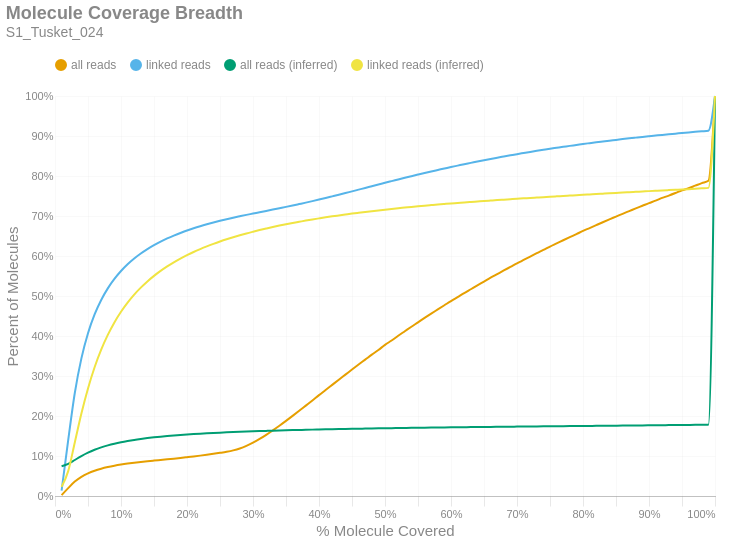

Here is the notebook cell this chart was saved with:
### Markdown cell above
### Molecule Read Coverage
This chart shows molecule coverage breadth as computed by the number of bases aligned to that molecule. In other words, "*how much of each unique long molecule is actually sequenced/aligned?*" Keep in mind there is a distinction between sequences and alignments, since some sequences belonging to a particular molecule may not align well and wouldn't appear in the alignment data. This chart also shows molecule coverage breadth as computed by the *inferred fragment* from which the aligned sequences originate. Unlike read coverage, this calculation takes into account the total insert size, including unsequenced gaps between the forward and reverse reads. Like the previous figures, these are cumulative percents.

### Code cell
if SKIPLR:
    print_html(f"Skipped")
else:
    binned_df = consolidated_hist(valids['coverage_bp'], mask, 0.01, True)
    binned_df_inf = consolidated_hist(valids['coverage_inserts'], mask, 0.01, True)
    binned_df = binned_df.with_columns(pl.lit(binned_df_inf['all reads (cumsum)']).alias('all reads (inferred)'))
    binned_df = binned_df.with_columns(pl.lit(binned_df_inf['linked reads (cumsum)']).alias('linked reads (inferred)'))
    binned_df = binned_df.with_columns(
        (pl.col('bin').cast(pl.Float64) + 0.01).alias('right_edge')
    )

    with SafeRender(binned_df):
        (
            density_plot(binned_df, 'Molecule Coverage Breadth', samplename, 'molcov', ['all reads (inferred)','linked reads (inferred)'])
            .encode(
                #x=alt.X('bin:Q', title="% Molecule Covered").axis(format = '%').scale(padding=0),
                x=alt.X('right_edge:Q', title="% Molecule Covered").axis(format='%').scale(padding=0),
                y=alt.Y('value:Q', title='Percent of Molecules')
                    .axis(format='%')
                    .stack(False)
                    .scale(domainMin=0, padding=0),
                color=alt.Color("key:N").scale(domain = ["all reads", "linked reads", "all reads (inferred)", "linked reads (inferred)"]),
                tooltip = [
                    alt.Tooltip("key:N", title = "Data Type"),
                    alt.Tooltip("range_label:N", title="% Molecule Covered"),
                    alt.Tooltip("value:Q", format = ".2%", title="% Molecules")
                ]
            )
        ).display()

### Figure 1 — Vega-Lite specification as saved in the notebook (floating-point values rounded to 4 significant figures)
{"width": "container", "height": 400, "config": {"title": {"anchor": "start", "dy": -15, "fontSize": 18, "color": "#888888", "subtitleColor": "#888888", "subtitleFontSize": 14}, "arc": {"fill": "#0072B2"}, "axis": {"domainColor": "#888888", "domainWidth": 0.5, "gridWidth": 0.2, "grid": false, "titleFontWeight": 400, "titleFontSize": 15, "labelFontSize": 11, "labelColor": "#888888", "tickColor": "#888888", "tickWidth": 0.2, "titleColor": "#888888"}, "axisBand": {"grid": false}, "axisX": {"grid": true, "tickSize": 10, "domainCap": "round"}, "axisY": {"domain": false, "grid": true, "tickSize": 0, "domainCap": "round"}, "background": "transparent", "header": {"labelFontSize": 15, "labelColor": "#888888", "titleFontSize": 15, "titleFontWeight": 600, "titleColor": "#888888"}, "legend": {"labelFont": "sans-serif", "labelFontSize": 12, "labelColor": "#888888", "symbolSize": 100, "symbolType": "circle", "titleFontSize": 12, "titlePadding": 10, "titleColor": "#888888", "title": null, "orient": "top"}, "range": {"category": ["#E69F00", "#56B4E9", "#009E73", "#F0E442", "#0072B2", "#D55E00", "#CC79A7", "#000000"], "diverging": ["#cfe8f3", "#a2d4ec", "#73bfe2", "#46abdb", "#1696d2", "#12719e"]}, "area": {"fill": "#0072B2", "fillOpacity": 0.7, "line": true, "strokeOpacity": 0.7}, "line": {"color": "#0072B2", "stroke": "#0072B2", "strokeWidth": 2}, "trail": {"color": "#0072B2", "stroke": "#0072B2", "strokeWidth": 0, "size": 1}, "point": {"filled": true, "fillOpacity": 1.0, "size": 95}, "text": {"color": "#888888", "fontSize": 11, "align": "right", "fontWeight": 400, "size": 11}, "bar": {"fill": "#0072B2", "stroke": null}, "view": {"stroke": null, "continuousWidth": 660, "continuousHeight": 400}}, "data": {"name": "data-3b671c706a1064870ec929d32a374962"}, "mark": {"type": "line", "interpolate": "monotone", "point": {"opacity": 0, "size": 275}}, "encoding": {"color": {"field": "key", "scale": {"domain": ["all reads", "linked reads", "all reads (inferred)", "linked reads (inferred)"]}, "type": "nominal"}, "tooltip": [{"field": "key", "title": "Data Type", "type": "nominal"}, {"field": "range_label", "title": "% Molecule Covered", "type": "nominal"}, {"field": "value", "format": ".2%", "title": "% Molecules", "type": "quantitative"}], "x": {"axis": {"format": "%"}, "field": "right_edge", "scale": {"padding": 0}, "title": "% Molecule Covered", "type": "quantitative"}, "y": {"axis": {"format": "%"}, "field": "value", "scale": {"domainMin": 0, "padding": 0}, "stack": false, "title": "Percent of Molecules", "type": "quantitative"}}, "params": [{"name": "param_c36ac31b6afebe62", "select": {"type": "point", "fields": ["key"]}, "bind": "legend"}], "title": {"text": "Molecule Coverage Breadth", "subtitle": "S1_Tusket_024"}, "transform": [{"fold": ["all reads (cumsum)", "linked reads (cumsum)", "all reads (inferred)", "linked reads (inferred)"]}, {"calculate": "replace(datum.key, ' (cumsum)', '')", "as": "key"}, {"filter": {"param": "param_c36ac31b6afebe62"}}], "usermeta": {"embedOptions": {"downloadFileName": "S1_Tusket_024.molcov"}}, "$schema": "https://vega.github.io/schema/vega-lite/v6.1.0.json", "datasets": {"data-3b671c706a1064870ec929d32a374962": [{"bin": "0.0", "interval": "0.0-0.01", "all reads": 0.002166, "linked reads": 0.01351, "all reads (cumsum)": 0.002166, "linked reads (cumsum)": 0.01351, "range_label": "0.0-0.01", "all reads (inferred)": 0.07433, "linked reads (inferred)": 0.02277, "right_edge": 0.01}, {"bin": "0.01", "interval": "0.01-0.02", "all reads": 0.01757, "linked reads": 0.1259, "all reads (cumsum)": 0.01974, "linked reads (cumsum)": 0.1395, "range_label": "0.01-0.02", "all reads (inferred)": 0.08009, "linked reads (inferred)": 0.0622, "right_edge": 0.02}, {"bin": "0.02", "interval": "0.02-0.03", "all reads": 0.01625, "linked reads": 0.1181, "all reads (cumsum)": 0.03598, "linked reads (cumsum)": 0.2575, "range_label": "0.02-0.03", "all reads (inferred)": 0.09001, "linked reads (inferred)": 0.134, "right_edge": 0.03}, {"bin": "0.03", "interval": "0.03-0.04", "all reads": 0.01197, "linked reads": 0.08645, "all reads (cumsum)": 0.04795, "linked reads (cumsum)": 0.344, "range_label": "0.03-0.04", "all reads (inferred)": 0.09987, "linked reads (inferred)": 0.2062, "right_edge": 0.04}, {"bin": "0.04", "interval": "0.04-0.05", "all reads": 0.008696, "linked reads": 0.06282, "all reads (cumsum)": 0.05665, "linked reads (cumsum)": 0.4068, "range_label": "0.04-0.05", "all reads (inferred)": 0.1084, "linked reads (inferred)": 0.2688, "right_edge": 0.05}, {"bin": "0.05", "interval": "0.05-0.06", "all reads": 0.00658, "linked reads": 0.04711, "all reads (cumsum)": 0.06323, "linked reads (cumsum)": 0.4539, "range_label": "0.05-0.06", "all reads (inferred)": 0.1156, "linked reads (inferred)": 0.3219, "right_edge": 0.06}, {"bin": "0.06", "interval": "0.06-0.07", "all reads": 0.005066, "linked reads": 0.03618, "all reads (cumsum)": 0.06829, "linked reads (cumsum)": 0.4901, "range_label": "0.06-0.07", "all reads (inferred)": 0.1216, "linked reads (inferred)": 0.3658, "right_edge": 0.07}, {"bin": "0.07", "interval": "0.07-0.08", "all reads": 0.004072, "linked reads": 0.02896, "all reads (cumsum)": 0.07237, "linked reads (cumsum)": 0.5191, "range_label": "0.07-0.08", "all reads (inferred)": 0.1266, "linked reads (inferred)": 0.4027, "right_edge": 0.08}, {"bin": "0.08", "interval": "0.08-0.09", "all reads": 0.003358, "linked reads": 0.02365, "all reads (cumsum)": 0.07572, "linked reads (cumsum)": 0.5427, "range_label": "0.08-0.09", "all reads (inferred)": 0.1308, "linked reads (inferred)": 0.4339, "right_edge": 0.09}, {"bin": "0.09", "interval": "0.09-0.1", "all reads": 0.002864, "linked reads": 0.01978, "all reads (cumsum)": 0.07859, "linked reads (cumsum)": 0.5625, "range_label": "0.09-0.1", "all reads (inferred)": 0.1344, "linked reads (inferred)": 0.4606, "right_edge": 0.1}, {"bin": "0.1", "interval": "0.1-0.11", "all reads": 0.002467, "linked reads": 0.01674, "all reads (cumsum)": 0.08105, "linked reads (cumsum)": 0.5792, "range_label": "0.1-0.11", "all reads (inferred)": 0.1375, "linked reads (inferred)": 0.4834, "right_edge": 0.11}, {"bin": "0.11", "interval": "0.11-0.12", "all reads": 0.002164, "linked reads": 0.01446, "all reads (cumsum)": 0.08322, "linked reads (cumsum)": 0.5937, "range_label": "0.11-0.12", "all reads (inferred)": 0.1403, "linked reads (inferred)": 0.5035, "right_edge": 0.12}, {"bin": "0.12", "interval": "0.12-0.13", "all reads": 0.001925, "linked reads": 0.01257, "all reads (cumsum)": 0.08514, "linked reads (cumsum)": 0.6063, "range_label": "0.12-0.13", "all reads (inferred)": 0.1426, "linked reads (inferred)": 0.5209, "right_edge": 0.13}, {"bin": "0.13", "interval": "0.13-0.14", "all reads": 0.001737, "linked reads": 0.01106, "all reads (cumsum)": 0.08688, "linked reads (cumsum)": 0.6173, "range_label": "0.13-0.14", "all reads (inferred)": 0.1447, "linked reads (inferred)": 0.5364, "right_edge": 0.14}, {"bin": "0.14", "interval": "0.14-0.15", "all reads": 0.001627, "linked reads": 0.00982, "all reads (cumsum)": 0.08851, "linked reads (cumsum)": 0.6271, "range_label": "0.14-0.15", "all reads (inferred)": 0.1466, "linked reads (inferred)": 0.5503, "right_edge": 0.15}, {"bin": "0.15", "interval": "0.15-0.16", "all reads": 0.001594, "linked reads": 0.00885, "all reads (cumsum)": 0.0901, "linked reads (cumsum)": 0.636, "range_label": "0.15-0.16", "all reads (inferred)": 0.1483, "linked reads (inferred)": 0.5627, "right_edge": 0.16}, {"bin": "0.16", "interval": "0.16-0.17", "all reads": 0.0016, "linked reads": 0.007889, "all reads (cumsum)": 0.0917, "linked reads (cumsum)": 0.6439, "range_label": "0.16-0.17", "all reads (inferred)": 0.1498, "linked reads (inferred)": 0.574, "right_edge": 0.17}, {"bin": "0.17", "interval": "0.17-0.18", "all reads": 0.001677, "linked reads": 0.007197, "all reads (cumsum)": 0.09338, "linked reads (cumsum)": 0.6511, "range_label": "0.17-0.18", "all reads (inferred)": 0.1512, "linked reads (inferred)": 0.5843, "right_edge": 0.18}, {"bin": "0.18", "interval": "0.18-0.19", "all reads": 0.001751, "linked reads": 0.006551, "all reads (cumsum)": 0.09513, "linked reads (cumsum)": 0.6576, "range_label": "0.18-0.19", "all reads (inferred)": 0.1525, "linked reads (inferred)": 0.5935, "right_edge": 0.19}, {"bin": "0.19", "interval": "0.19-0.2", "all reads": 0.001871, "linked reads": 0.006189, "all reads (cumsum)": 0.097, "linked reads (cumsum)": 0.6638, "range_label": "0.19-0.2", "all reads (inferred)": 0.1537, "linked reads (inferred)": 0.6021, "right_edge": 0.2}, {"bin": "0.2", "interval": "0.2-0.21", "all reads": 0.00191, "linked reads": 0.005543, "all reads (cumsum)": 0.09891, "linked reads (cumsum)": 0.6694, "range_label": "0.2-0.21", "all reads (inferred)": 0.1548, "linked reads (inferred)": 0.61, "right_edge": 0.21}, {"bin": "0.21", "interval": "0.21-0.22", "all reads": 0.00203, "linked reads": 0.005088, "all reads (cumsum)": 0.1009, "linked reads (cumsum)": 0.6745, "range_label": "0.21-0.22", "all reads (inferred)": 0.1557, "linked reads (inferred)": 0.6172, "right_edge": 0.22}, {"bin": "0.22", "interval": "0.22-0.23", "all reads": 0.002129, "linked reads": 0.004736, "all reads (cumsum)": 0.1031, "linked reads (cumsum)": 0.6792, "range_label": "0.22-0.23", "all reads (inferred)": 0.1567, "linked reads (inferred)": 0.624, "right_edge": 0.23}, {"bin": "0.23", "interval": "0.23-0.24", "all reads": 0.002278, "linked reads": 0.004449, "all reads (cumsum)": 0.1053, "linked reads (cumsum)": 0.6836, "range_label": "0.23-0.24", "all reads (inferred)": 0.1575, "linked reads (inferred)": 0.6303, "right_edge": 0.24}, {"bin": "0.24", "interval": "0.24-0.25", "all reads": 0.0025, "linked reads": 0.00427, "all reads (cumsum)": 0.1078, "linked reads (cumsum)": 0.6879, "range_label": "0.24-0.25", "all reads (inferred)": 0.1583, "linked reads (inferred)": 0.6362, "right_edge": 0.25}, {"bin": "0.25", "interval": "0.25-0.26", "all reads": 0.002729, "linked reads": 0.004043, "all reads (cumsum)": 0.1106, "linked reads (cumsum)": 0.6919, "range_label": "0.25-0.26", "all reads (inferred)": 0.1591, "linked reads (inferred)": 0.6417, "right_edge": 0.26}, {"bin": "0.26", "interval": "0.26-0.27", "all reads": 0.003452, "linked reads": 0.003819, "all reads (cumsum)": 0.114, "linked reads (cumsum)": 0.6958, "range_label": "0.26-0.27", "all reads (inferred)": 0.1598, "linked reads (inferred)": 0.6469, "right_edge": 0.27}, {"bin": "0.27", "interval": "0.27-0.28", "all reads": 0.004771, "linked reads": 0.003556, "all reads (cumsum)": 0.1188, "linked reads (cumsum)": 0.6993, "range_label": "0.27-0.28", "all reads (inferred)": 0.1605, "linked reads (inferred)": 0.6518, "right_edge": 0.28}, {"bin": "0.28", "interval": "0.28-0.29", "all reads": 0.006519, "linked reads": 0.003487, "all reads (cumsum)": 0.1253, "linked reads (cumsum)": 0.7028, "range_label": "0.28-0.29", "all reads (inferred)": 0.1611, "linked reads (inferred)": 0.6564, "right_edge": 0.29}, {"bin": "0.29", "interval": "0.29-0.3", "all reads": 0.008036, "linked reads": 0.003297, "all reads (cumsum)": 0.1334, "linked reads (cumsum)": 0.7061, "range_label": "0.29-0.3", "all reads (inferred)": 0.1617, "linked reads (inferred)": 0.6607, "right_edge": 0.3}, {"bin": "0.3", "interval": "0.3-0.31", "all reads": 0.00921, "linked reads": 0.003366, "all reads (cumsum)": 0.1426, "linked reads (cumsum)": 0.7095, "range_label": "0.3-0.31", "all reads (inferred)": 0.1623, "linked reads (inferred)": 0.6648, "right_edge": 0.31}, {"bin": "0.31", "interval": "0.31-0.32", "all reads": 0.01032, "linked reads": 0.003271, "all reads (cumsum)": 0.1529, "linked reads (cumsum)": 0.7127, "range_label": "0.31-0.32", "all reads (inferred)": 0.1628, "linked reads (inferred)": 0.6687, "right_edge": 0.32}, {"bin": "0.32", "interval": "0.32-0.33", "all reads": 0.01119, "linked reads": 0.003296, "all reads (cumsum)": 0.1641, "linked reads (cumsum)": 0.716, "range_label": "0.32-0.33", "all reads (inferred)": 0.1633, "linked reads (inferred)": 0.6725, "right_edge": 0.33}, {"bin": "0.33", "interval": "0.33-0.34", "all reads": 0.01158, "linked reads": 0.00337, "all reads (cumsum)": 0.1757, "linked reads (cumsum)": 0.7194, "range_label": "0.33-0.34", "all reads (inferred)": 0.1638, "linked reads (inferred)": 0.676, "right_edge": 0.34}, {"bin": "0.34", "interval": "0.34-0.35", "all reads": 0.01208, "linked reads": 0.003357, "all reads (cumsum)": 0.1877, "linked reads (cumsum)": 0.7228, "range_label": "0.34-0.35", "all reads (inferred)": 0.1643, "linked reads (inferred)": 0.6793, "right_edge": 0.35}, {"bin": "0.35", "interval": "0.35-0.36", "all reads": 0.01248, "linked reads": 0.003489, "all reads (cumsum)": 0.2002, "linked reads (cumsum)": 0.7263, "range_label": "0.35-0.36", "all reads (inferred)": 0.1647, "linked reads (inferred)": 0.6825, "right_edge": 0.36}, {"bin": "0.36", "interval": "0.36-0.37", "all reads": 0.01272, "linked reads": 0.003572, "all reads (cumsum)": 0.2129, "linked reads (cumsum)": 0.7298, "range_label": "0.36-0.37", "all reads (inferred)": 0.1651, "linked reads (inferred)": 0.6855, "right_edge": 0.37}, {"bin": "0.37", "interval": "0.37-0.38", "all reads": 0.01296, "linked reads": 0.00359, "all reads (cumsum)": 0.2259, "linked reads (cumsum)": 0.7334, "range_label": "0.37-0.38", "all reads (inferred)": 0.1655, "linked reads (inferred)": 0.6885, "right_edge": 0.38}, {"bin": "0.38", "interval": "0.38-0.39", "all reads": 0.01297, "linked reads": 0.003738, "all reads (cumsum)": 0.2389, "linked reads (cumsum)": 0.7372, "range_label": "0.38-0.39", "all reads (inferred)": 0.1659, "linked reads (inferred)": 0.6914, "right_edge": 0.39}, {"bin": "0.39", "interval": "0.39-0.4", "all reads": 0.01324, "linked reads": 0.003864, "all reads (cumsum)": 0.2521, "linked reads (cumsum)": 0.741, "range_label": "0.39-0.4", "all reads (inferred)": 0.1663, "linked reads (inferred)": 0.6941, "right_edge": 0.4}, {"bin": "0.4", "interval": "0.4-0.41", "all reads": 0.01276, "linked reads": 0.003947, "all reads (cumsum)": 0.2649, "linked reads (cumsum)": 0.745, "range_label": "0.4-0.41", "all reads (inferred)": 0.1667, "linked reads (inferred)": 0.6967, "right_edge": 0.41}, {"bin": "0.41", "interval": "0.41-0.42", "all reads": 0.01294, "linked reads": 0.004076, "all reads (cumsum)": 0.2778, "linked reads (cumsum)": 0.749, "range_label": "0.41-0.42", "all reads (inferred)": 0.167, "linked reads (inferred)": 0.6991, "right_edge": 0.42}, {"bin": "0.42", "interval": "0.42-0.43", "all reads": 0.01294, "linked reads": 0.004099, "all reads (cumsum)": 0.2907, "linked reads (cumsum)": 0.7531, "range_label": "0.42-0.43", "all reads (inferred)": 0.1673, "linked reads (inferred)": 0.7014, "right_edge": 0.43}, {"bin": "0.43", "interval": "0.43-0.44", "all reads": 0.01267, "linked reads": 0.004183, "all reads (cumsum)": 0.3034, "linked reads (cumsum)": 0.7573, "range_label": "0.43-0.44", "all reads (inferred)": 0.1677, "linked reads (inferred)": 0.7037, "right_edge": 0.44}, {"bin": "0.44", "interval": "0.44-0.45", "all reads": 0.01278, "linked reads": 0.004311, "all reads (cumsum)": 0.3162, "linked reads (cumsum)": 0.7616, "range_label": "0.44-0.45", "all reads (inferred)": 0.168, "linked reads (inferred)": 0.706, "right_edge": 0.45}, {"bin": "0.45", "interval": "0.45-0.46", "all reads": 0.01252, "linked reads": 0.004252, "all reads (cumsum)": 0.3287, "linked reads (cumsum)": 0.7659, "range_label": "0.45-0.46", "all reads (inferred)": 0.1683, "linked reads (inferred)": 0.7081, "right_edge": 0.46}, {"bin": "0.46", "interval": "0.46-0.47", "all reads": 0.01226, "linked reads": 0.004271, "all reads (cumsum)": 0.341, "linked reads (cumsum)": 0.7702, "range_label": "0.46-0.47", "all reads (inferred)": 0.1686, "linked reads (inferred)": 0.7102, "right_edge": 0.47}, {"bin": "0.47", "interval": "0.47-0.48", "all reads": 0.0124, "linked reads": 0.00424, "all reads (cumsum)": 0.3534, "linked reads (cumsum)": 0.7744, "range_label": "0.47-0.48", "all reads (inferred)": 0.1688, "linked reads (inferred)": 0.7121, "right_edge": 0.48}, {"bin": "0.48", "interval": "0.48-0.49", "all reads": 0.01162, "linked reads": 0.004263, "all reads (cumsum)": 0.365, "linked reads (cumsum)": 0.7787, "range_label": "0.48-0.49", "all reads (inferred)": 0.1691, "linked reads (inferred)": 0.714, "right_edge": 0.49}, {"bin": "0.49", "interval": "0.49-0.5", "all reads": 0.0128, "linked reads": 0.004431, "all reads (cumsum)": 0.3778, "linked reads (cumsum)": 0.7831, "range_label": "0.49-0.5", "all reads (inferred)": 0.1694, "linked reads (inferred)": 0.7159, "right_edge": 0.5}, {"bin": "0.5", "interval": "0.5-0.51", "all reads": 0.01085, "linked reads": 0.004147, "all reads (cumsum)": 0.3886, "linked reads (cumsum)": 0.7872, "range_label": "0.5-0.51", "all reads (inferred)": 0.1696, "linked reads (inferred)": 0.7177, "right_edge": 0.51}, {"bin": "0.51", "interval": "0.51-0.52", "all reads": 0.01198, "linked reads": 0.004103, "all reads (cumsum)": 0.4006, "linked reads (cumsum)": 0.7913, "range_label": "0.51-0.52", "all reads (inferred)": 0.1699, "linked reads (inferred)": 0.7194, "right_edge": 0.52}, {"bin": "0.52", "interval": "0.52-0.53", "all reads": 0.01131, "linked reads": 0.004139, "all reads (cumsum)": 0.4119, "linked reads (cumsum)": 0.7955, "range_label": "0.52-0.53", "all reads (inferred)": 0.1701, "linked reads (inferred)": 0.721, "right_edge": 0.53}, {"bin": "0.53", "interval": "0.53-0.54", "all reads": 0.01132, "linked reads": 0.004047, "all reads (cumsum)": 0.4232, "linked reads (cumsum)": 0.7995, "range_label": "0.53-0.54", "all reads (inferred)": 0.1704, "linked reads (inferred)": 0.7227, "right_edge": 0.54}, {"bin": "0.54", "interval": "0.54-0.55", "all reads": 0.01094, "linked reads": 0.004023, "all reads (cumsum)": 0.4342, "linked reads (cumsum)": 0.8036, "range_label": "0.54-0.55", "all reads (inferred)": 0.1706, "linked reads (inferred)": 0.7243, "right_edge": 0.55}, {"bin": "0.55", "interval": "0.55-0.56", "all reads": 0.0111, "linked reads": 0.003973, "all reads (cumsum)": 0.4453, "linked reads (cumsum)": 0.8075, "range_label": "0.55-0.56", "all reads (inferred)": 0.1708, "linked reads (inferred)": 0.7258, "right_edge": 0.56}, {"bin": "0.56", "interval": "0.56-0.57", "all reads": 0.01073, "linked reads": 0.003864, "all reads (cumsum)": 0.456, "linked reads (cumsum)": 0.8114, "range_label": "0.56-0.57", "all reads (inferred)": 0.171, "linked reads (inferred)": 0.7273, "right_edge": 0.57}, {"bin": "0.57", "interval": "0.57-0.58", "all reads": 0.01039, "linked reads": 0.003676, "all reads (cumsum)": 0.4664, "linked reads (cumsum)": 0.8151, "range_label": "0.57-0.58", "all reads (inferred)": 0.1712, "linked reads (inferred)": 0.7287, "right_edge": 0.58}, {"bin": "0.58", "interval": "0.58-0.59", "all reads": 0.01045, "linked reads": 0.003658, "all reads (cumsum)": 0.4769, "linked reads (cumsum)": 0.8187, "range_label": "0.58-0.59", "all reads (inferred)": 0.1714, "linked reads (inferred)": 0.7301, "right_edge": 0.59}, {"bin": "0.59", "interval": "0.59-0.6", "all reads": 0.01048, "linked reads": 0.00371, "all reads (cumsum)": 0.4873, "linked reads (cumsum)": 0.8224, "range_label": "0.59-0.6", "all reads (inferred)": 0.1716, "linked reads (inferred)": 0.7314, "right_edge": 0.6}, {"bin": "0.6", "interval": "0.6-0.61", "all reads": 0.009768, "linked reads": 0.003476, "all reads (cumsum)": 0.4971, "linked reads (cumsum)": 0.8259, "range_label": "0.6-0.61", "all reads (inferred)": 0.1718, "linked reads (inferred)": 0.7327, "right_edge": 0.61}, {"bin": "0.61", "interval": "0.61-0.62", "all reads": 0.0101, "linked reads": 0.003495, "all reads (cumsum)": 0.5072, "linked reads (cumsum)": 0.8294, "range_label": "0.61-0.62", "all reads (inferred)": 0.172, "linked reads (inferred)": 0.734, "right_edge": 0.62}, {"bin": "0.62", "interval": "0.62-0.63", "all reads": 0.009671, "linked reads": 0.003383, "all reads (cumsum)": 0.5169, "linked reads (cumsum)": 0.8328, "range_label": "0.62-0.63", "all reads (inferred)": 0.1722, "linked reads (inferred)": 0.7352, "right_edge": 0.63}, {"bin": "0.63", "interval": "0.63-0.64", "all reads": 0.009688, "linked reads": 0.003439, "all reads (cumsum)": 0.5266, "linked reads (cumsum)": 0.8362, "range_label": "0.63-0.64", "all reads (inferred)": 0.1724, "linked reads (inferred)": 0.7364, "right_edge": 0.64}, {"bin": "0.64", "interval": "0.64-0.65", "all reads": 0.009421, "linked reads": 0.0033, "all reads (cumsum)": 0.536, "linked reads (cumsum)": 0.8395, "range_label": "0.64-0.65", "all reads (inferred)": 0.1726, "linked reads (inferred)": 0.7376, "right_edge": 0.65}, {"bin": "0.65", "interval": "0.65-0.66", "all reads": 0.009665, "linked reads": 0.003207, "all reads (cumsum)": 0.5457, "linked reads (cumsum)": 0.8427, "range_label": "0.65-0.66", "all reads (inferred)": 0.1728, "linked reads (inferred)": 0.7387, "right_edge": 0.66}, {"bin": "0.66", "interval": "0.66-0.67", "all reads": 0.009069, "linked reads": 0.003024, "all reads (cumsum)": 0.5547, "linked reads (cumsum)": 0.8458, "range_label": "0.66-0.67", "all reads (inferred)": 0.1729, "linked reads (inferred)": 0.7398, "right_edge": 0.67}, {"bin": "0.67", "interval": "0.67-0.68", "all reads": 0.009103, "linked reads": 0.002965, "all reads (cumsum)": 0.5638, "linked reads (cumsum)": 0.8487, "range_label": "0.67-0.68", "all reads (inferred)": 0.1731, "linked reads (inferred)": 0.7409, "right_edge": 0.68}, {"bin": "0.68", "interval": "0.68-0.69", "all reads": 0.00877, "linked reads": 0.002958, "all reads (cumsum)": 0.5726, "linked reads (cumsum)": 0.8517, "range_label": "0.68-0.69", "all reads (inferred)": 0.1733, "linked reads (inferred)": 0.742, "right_edge": 0.69}, {"bin": "0.69", "interval": "0.69-0.7", "all reads": 0.008928, "linked reads": 0.002954, "all reads (cumsum)": 0.5815, "linked reads (cumsum)": 0.8546, "range_label": "0.69-0.7", "all reads (inferred)": 0.1734, "linked reads (inferred)": 0.743, "right_edge": 0.7}, {"bin": "0.7", "interval": "0.7-0.71", "all reads": 0.00852, "linked reads": 0.002805, "all reads (cumsum)": 0.59, "linked reads (cumsum)": 0.8574, "range_label": "0.7-0.71", "all reads (inferred)": 0.1736, "linked reads (inferred)": 0.7441, "right_edge": 0.71}, {"bin": "0.71", "interval": "0.71-0.72", "all reads": 0.008492, "linked reads": 0.002788, "all reads (cumsum)": 0.5985, "linked reads (cumsum)": 0.8602, "range_label": "0.71-0.72", "all reads (inferred)": 0.1738, "linked reads (inferred)": 0.7452, "right_edge": 0.72}, {"bin": "0.72", "interval": "0.72-0.73", "all reads": 0.008445, "linked reads": 0.002699, "all reads (cumsum)": 0.607, "linked reads (cumsum)": 0.8629, "range_label": "0.72-0.73", "all reads (inferred)": 0.1739, "linked reads (inferred)": 0.7462, "right_edge": 0.73}, {"bin": "0.73", "interval": "0.73-0.74", "all reads": 0.008112, "linked reads": 0.002645, "all reads (cumsum)": 0.6151, "linked reads (cumsum)": 0.8656, "range_label": "0.73-0.74", "all reads (inferred)": 0.1741, "linked reads (inferred)": 0.7472, "right_edge": 0.74}, {"bin": "0.74", "interval": "0.74-0.75", "all reads": 0.008569, "linked reads": 0.002615, "all reads (cumsum)": 0.6237, "linked reads (cumsum)": 0.8682, "range_label": "0.74-0.75", "all reads (inferred)": 0.1743, "linked reads (inferred)": 0.7482, "right_edge": 0.75}, {"bin": "0.75", "interval": "0.75-0.76", "all reads": 0.007801, "linked reads": 0.002367, "all reads (cumsum)": 0.6315, "linked reads (cumsum)": 0.8706, "range_label": "0.75-0.76", "all reads (inferred)": 0.1744, "linked reads (inferred)": 0.7492, "right_edge": 0.76}, {"bin": "0.76", "interval": "0.76-0.77", "all reads": 0.007922, "linked reads": 0.002364, "all reads (cumsum)": 0.6394, "linked reads (cumsum)": 0.8729, "range_label": "0.76-0.77", "all reads (inferred)": 0.1746, "linked reads (inferred)": 0.7501, "right_edge": 0.77}, {"bin": "0.77", "interval": "0.77-0.78", "all reads": 0.007768, "linked reads": 0.00242, "all reads (cumsum)": 0.6472, "linked reads (cumsum)": 0.8753, "range_label": "0.77-0.78", "all reads (inferred)": 0.1748, "linked reads (inferred)": 0.7511, "right_edge": 0.78}, {"bin": "0.78", "interval": "0.78-0.79", "all reads": 0.007634, "linked reads": 0.002273, "all reads (cumsum)": 0.6548, "linked reads (cumsum)": 0.8776, "range_label": "0.78-0.79", "all reads (inferred)": 0.1749, "linked reads (inferred)": 0.7521, "right_edge": 0.79}, {"bin": "0.79", "interval": "0.79-0.8", "all reads": 0.007925, "linked reads": 0.00238, "all reads (cumsum)": 0.6627, "linked reads (cumsum)": 0.88, "range_label": "0.79-0.8", "all reads (inferred)": 0.1751, "linked reads (inferred)": 0.753, "right_edge": 0.8}, {"bin": "0.8", "interval": "0.8-0.81", "all reads": 0.007152, "linked reads": 0.002158, "all reads (cumsum)": 0.6699, "linked reads (cumsum)": 0.8821, "range_label": "0.8-0.81", "all reads (inferred)": 0.1752, "linked reads (inferred)": 0.754, "right_edge": 0.81}, {"bin": "0.81", "interval": "0.81-0.82", "all reads": 0.007326, "linked reads": 0.002127, "all reads (cumsum)": 0.6772, "linked reads (cumsum)": 0.8843, "range_label": "0.81-0.82", "all reads (inferred)": 0.1754, "linked reads (inferred)": 0.7549, "right_edge": 0.82}, {"bin": "0.82", "interval": "0.82-0.83", "all reads": 0.007271, "linked reads": 0.002067, "all reads (cumsum)": 0.6845, "linked reads (cumsum)": 0.8863, "range_label": "0.82-0.83", "all reads (inferred)": 0.1756, "linked reads (inferred)": 0.7558, "right_edge": 0.83}, {"bin": "0.83", "interval": "0.83-0.84", "all reads": 0.007123, "linked reads": 0.002059, "all reads (cumsum)": 0.6916, "linked reads (cumsum)": 0.8884, "range_label": "0.83-0.84", "all reads (inferred)": 0.1757, "linked reads (inferred)": 0.7567, "right_edge": 0.84}, {"bin": "0.84", "interval": "0.84-0.85", "all reads": 0.006907, "linked reads": 0.00189, "all reads (cumsum)": 0.6985, "linked reads (cumsum)": 0.8903, "range_label": "0.84-0.85", "all reads (inferred)": 0.1759, "linked reads (inferred)": 0.7576, "right_edge": 0.85}, {"bin": "0.85", "interval": "0.85-0.86", "all reads": 0.006991, "linked reads": 0.001982, "all reads (cumsum)": 0.7055, "linked reads (cumsum)": 0.8923, "range_label": "0.85-0.86", "all reads (inferred)": 0.176, "linked reads (inferred)": 0.7585, "right_edge": 0.86}, {"bin": "0.86", "interval": "0.86-0.87", "all reads": 0.006726, "linked reads": 0.001867, "all reads (cumsum)": 0.7122, "linked reads (cumsum)": 0.8941, "range_label": "0.86-0.87", "all reads (inferred)": 0.1762, "linked reads (inferred)": 0.7595, "right_edge": 0.87}, {"bin": "0.87", "interval": "0.87-0.88", "all reads": 0.006796, "linked reads": 0.001807, "all reads (cumsum)": 0.719, "linked reads (cumsum)": 0.8959, "range_label": "0.87-0.88", "all reads (inferred)": 0.1764, "linked reads (inferred)": 0.7604, "right_edge": 0.88}, {"bin": "0.88", "interval": "0.88-0.89", "all reads": 0.006544, "linked reads": 0.001786, "all reads (cumsum)": 0.7256, "linked reads (cumsum)": 0.8977, "range_label": "0.88-0.89", "all reads (inferred)": 0.1765, "linked reads (inferred)": 0.7613, "right_edge": 0.89}, {"bin": "0.89", "interval": "0.89-0.9", "all reads": 0.006634, "linked reads": 0.0017, "all reads (cumsum)": 0.7322, "linked reads (cumsum)": 0.8994, "range_label": "0.89-0.9", "all reads (inferred)": 0.1767, "linked reads (inferred)": 0.7622, "right_edge": 0.9}, {"bin": "0.9", "interval": "0.9-0.91", "all reads": 0.006148, "linked reads": 0.001667, "all reads (cumsum)": 0.7383, "linked reads (cumsum)": 0.9011, "range_label": "0.9-0.91", "all reads (inferred)": 0.1769, "linked reads (inferred)": 0.7631, "right_edge": 0.91}, {"bin": "0.91", "interval": "0.91-0.92", "all reads": 0.006926, "linked reads": 0.001669, "all reads (cumsum)": 0.7453, "linked reads (cumsum)": 0.9028, "range_label": "0.91-0.92", "all reads (inferred)": 0.177, "linked reads (inferred)": 0.7639, "right_edge": 0.92}, {"bin": "0.92", "interval": "0.92-0.93", "all reads": 0.005817, "linked reads": 0.001595, "all reads (cumsum)": 0.7511, "linked reads (cumsum)": 0.9044, "range_label": "0.92-0.93", "all reads (inferred)": 0.1772, "linked reads (inferred)": 0.7647, "right_edge": 0.93}, {"bin": "0.93", "interval": "0.93-0.94", "all reads": 0.006321, "linked reads": 0.001551, "all reads (cumsum)": 0.7574, "linked reads (cumsum)": 0.9059, "range_label": "0.93-0.94", "all reads (inferred)": 0.1774, "linked reads (inferred)": 0.7655, "right_edge": 0.94}, {"bin": "0.94", "interval": "0.94-0.95", "all reads": 0.006697, "linked reads": 0.001585, "all reads (cumsum)": 0.7641, "linked reads (cumsum)": 0.9075, "range_label": "0.94-0.95", "all reads (inferred)": 0.1775, "linked reads (inferred)": 0.7663, "right_edge": 0.95}, {"bin": "0.95", "interval": "0.95-0.96", "all reads": 0.005423, "linked reads": 0.001522, "all reads (cumsum)": 0.7695, "linked reads (cumsum)": 0.909, "range_label": "0.95-0.96", "all reads (inferred)": 0.1777, "linked reads (inferred)": 0.7672, "right_edge": 0.96}, {"bin": "0.96", "interval": "0.96-0.97", "all reads": 0.006325, "linked reads": 0.001405, "all reads (cumsum)": 0.7758, "linked reads (cumsum)": 0.9104, "range_label": "0.96-0.97", "all reads (inferred)": 0.1779, "linked reads (inferred)": 0.7681, "right_edge": 0.97}, {"bin": "0.97", "interval": "0.97-0.98", "all reads": 0.006381, "linked reads": 0.001326, "all reads (cumsum)": 0.7822, "linked reads (cumsum)": 0.9118, "range_label": "0.97-0.98", "all reads (inferred)": 0.1781, "linked reads (inferred)": 0.7692, "right_edge": 0.98}, {"bin": "0.98", "interval": "0.98-0.99", "all reads": 0.005941, "linked reads": 0.001485, "all reads (cumsum)": 0.7882, "linked reads (cumsum)": 0.9132, "range_label": "0.98-0.99", "all reads (inferred)": 0.1784, "linked reads (inferred)": 0.7703, "right_edge": 0.99}, {"bin": "0.99", "interval": "0.99-1.0", "all reads": 0.2118, "linked reads": 0.08676, "all reads (cumsum)": 1.0, "linked reads (cumsum)": 1.0, "range_label": "0.99-1.0", "all reads (inferred)": 1.0, "linked reads (inferred)": 1.0, "right_edge": 1.0}]}}
